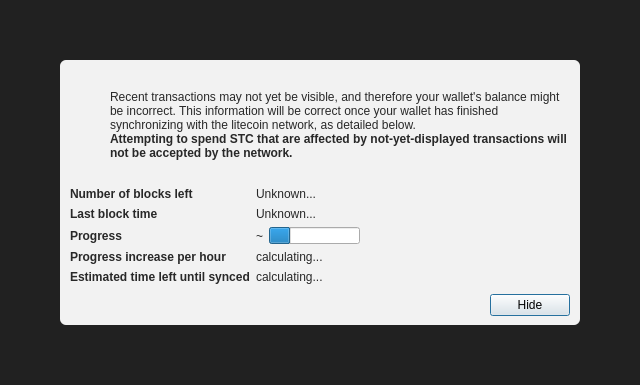
<?xml version="1.0" encoding="UTF-8"?>
<ui version="4.0">
 <class>ModalOverlay</class>
 <widget class="QWidget" name="ModalOverlay">
  <property name="geometry">
   <rect>
    <x>0</x>
    <y>0</y>
    <width>640</width>
    <height>385</height>
   </rect>
  </property>
  <property name="windowTitle">
   <string>Form</string>
  </property>
  <layout class="QVBoxLayout" name="verticalLayout" stretch="0">
   <property name="sizeConstraint">
    <enum>QLayout::SetDefaultConstraint</enum>
   </property>
   <property name="leftMargin">
    <number>0</number>
   </property>
   <property name="topMargin">
    <number>0</number>
   </property>
   <property name="rightMargin">
    <number>0</number>
   </property>
   <property name="bottomMargin">
    <number>0</number>
   </property>
   <item>
    <widget class="QWidget" name="bgWidget" native="true">
     <property name="styleSheet">
      <string notr="true">#bgWidget { background: rgba(0,0,0,220); }</string>
     </property>
     <layout class="QVBoxLayout" name="verticalLayoutMain" stretch="1">
      <property name="leftMargin">
       <number>60</number>
      </property>
      <property name="topMargin">
       <number>60</number>
      </property>
      <property name="rightMargin">
       <number>60</number>
      </property>
      <property name="bottomMargin">
       <number>60</number>
      </property>
      <item>
       <widget class="QWidget" name="contentWidget" native="true">
        <property name="styleSheet">
         <string notr="true">#contentWidget { background: rgba(255,255,255,240); border-radius: 6px; }

QLabel { color: rgb(40,40,40);  }</string>
        </property>
        <layout class="QVBoxLayout" name="verticalLayoutSub" stretch="1,0,0,0">
         <property name="spacing">
          <number>0</number>
         </property>
         <property name="leftMargin">
          <number>10</number>
         </property>
         <property name="topMargin">
          <number>10</number>
         </property>
         <property name="rightMargin">
          <number>10</number>
         </property>
         <property name="bottomMargin">
          <number>10</number>
         </property>
         <item>
          <layout class="QHBoxLayout" name="horizontalLayoutIconText" stretch="0,1">
           <property name="topMargin">
            <number>20</number>
           </property>
           <item>
            <layout class="QVBoxLayout" name="verticalLayoutIcon">
             <property name="leftMargin">
              <number>0</number>
             </property>
             <item>
              <widget class="QPushButton" name="warningIcon">
               <property name="enabled">
                <bool>false</bool>
               </property>
               <property name="text">
                <string/>
               </property>
               <property name="icon">
                <iconset>
                 <normaloff>:/icons/warning</normaloff>
                 <disabledoff>:/icons/warning</disabledoff>:/icons/warning</iconset>
               </property>
               <property name="iconSize">
                <size>
                 <width>48</width>
                 <height>48</height>
                </size>
               </property>
               <property name="flat">
                <bool>true</bool>
               </property>
              </widget>
             </item>
             <item>
              <spacer name="verticalSpacerWarningIcon">
               <property name="orientation">
                <enum>Qt::Vertical</enum>
               </property>
               <property name="sizeHint" stdset="0">
                <size>
                 <width>20</width>
                 <height>40</height>
                </size>
               </property>
              </spacer>
             </item>
            </layout>
           </item>
           <item>
            <layout class="QVBoxLayout" name="verticalLayoutInfoText">
             <property name="leftMargin">
              <number>0</number>
             </property>
             <property name="topMargin">
              <number>0</number>
             </property>
             <item>
              <widget class="QLabel" name="infoText">
               <property name="text">
                <string>Recent transactions may not yet be visible, and therefore your wallet's balance might be incorrect. This information will be correct once your wallet has finished synchronizing with the litecoin network, as detailed below.</string>
               </property>
               <property name="textFormat">
                <enum>Qt::RichText</enum>
               </property>
               <property name="wordWrap">
                <bool>true</bool>
               </property>
              </widget>
             </item>
             <item>
              <widget class="QLabel" name="infoTextStrong">
               <property name="font">
                <font>
                 <weight>75</weight>
                 <bold>true</bold>
                </font>
               </property>
               <property name="text">
                <string>Attempting to spend STC that are affected by not-yet-displayed transactions will not be accepted by the network.</string>
               </property>
               <property name="textFormat">
                <enum>Qt::RichText</enum>
               </property>
               <property name="wordWrap">
                <bool>true</bool>
               </property>
              </widget>
             </item>
             <item>
              <spacer name="verticalSpacerInTextSpace">
               <property name="orientation">
                <enum>Qt::Vertical</enum>
               </property>
               <property name="sizeHint" stdset="0">
                <size>
                 <width>20</width>
                 <height>40</height>
                </size>
               </property>
              </spacer>
             </item>
            </layout>
           </item>
          </layout>
         </item>
         <item>
          <spacer name="verticalSpacerAfterText">
           <property name="orientation">
            <enum>Qt::Vertical</enum>
           </property>
           <property name="sizeHint" stdset="0">
            <size>
             <width>20</width>
             <height>40</height>
            </size>
           </property>
          </spacer>
         </item>
         <item>
          <layout class="QFormLayout" name="formLayout">
           <property name="fieldGrowthPolicy">
            <enum>QFormLayout::FieldsStayAtSizeHint</enum>
           </property>
           <property name="horizontalSpacing">
            <number>6</number>
           </property>
           <property name="verticalSpacing">
            <number>6</number>
           </property>
           <property name="topMargin">
            <number>10</number>
           </property>
           <item row="0" column="0">
            <widget class="QLabel" name="labelNumberOfBlocksLeft">
             <property name="font">
              <font>
               <weight>75</weight>
               <bold>true</bold>
              </font>
             </property>
             <property name="text">
              <string>Number of blocks left</string>
             </property>
            </widget>
           </item>
           <item row="0" column="1">
            <widget class="QLabel" name="numberOfBlocksLeft">
             <property name="text">
              <string>Unknown...</string>
             </property>
            </widget>
           </item>
           <item row="1" column="0">
            <widget class="QLabel" name="labelLastBlockTime">
             <property name="font">
              <font>
               <weight>75</weight>
               <bold>true</bold>
              </font>
             </property>
             <property name="text">
              <string>Last block time</string>
             </property>
            </widget>
           </item>
           <item row="1" column="1">
            <widget class="QLabel" name="newestBlockDate">
             <property name="sizePolicy">
              <sizepolicy hsizetype="Maximum" vsizetype="Preferred">
               <horstretch>0</horstretch>
               <verstretch>0</verstretch>
              </sizepolicy>
             </property>
             <property name="text">
              <string>Unknown...</string>
             </property>
            </widget>
           </item>
           <item row="2" column="0">
            <widget class="QLabel" name="labelSyncDone">
             <property name="font">
              <font>
               <weight>75</weight>
               <bold>true</bold>
              </font>
             </property>
             <property name="text">
              <string>Progress</string>
             </property>
            </widget>
           </item>
           <item row="2" column="1">
            <layout class="QHBoxLayout" name="horizontalLayoutSync" stretch="0,1">
             <item>
              <widget class="QLabel" name="percentageProgress">
               <property name="text">
                <string notr="true">~</string>
               </property>
              </widget>
             </item>
             <item>
              <widget class="QProgressBar" name="progressBar">
               <property name="value">
                <number>24</number>
               </property>
               <property name="format">
                <string/>
               </property>
              </widget>
             </item>
            </layout>
           </item>
           <item row="4" column="0">
            <widget class="QLabel" name="labelProgressIncrease">
             <property name="font">
              <font>
               <weight>75</weight>
               <bold>true</bold>
              </font>
             </property>
             <property name="text">
              <string>Progress increase per hour</string>
             </property>
            </widget>
           </item>
           <item row="4" column="1">
            <widget class="QLabel" name="progressIncreasePerH">
             <property name="text">
              <string>calculating...</string>
             </property>
            </widget>
           </item>
           <item row="5" column="0">
            <widget class="QLabel" name="labelEstimatedTimeLeft">
             <property name="font">
              <font>
               <weight>75</weight>
               <bold>true</bold>
              </font>
             </property>
             <property name="text">
              <string>Estimated time left until synced</string>
             </property>
            </widget>
           </item>
           <item row="5" column="1">
            <widget class="QLabel" name="expectedTimeLeft">
             <property name="text">
              <string>calculating...</string>
             </property>
            </widget>
           </item>
          </layout>
         </item>
         <item>
          <layout class="QHBoxLayout" name="horizontalLayoutButtons">
           <property name="leftMargin">
            <number>10</number>
           </property>
           <property name="topMargin">
            <number>10</number>
           </property>
           <item>
            <spacer name="horizontalSpacer">
             <property name="orientation">
              <enum>Qt::Horizontal</enum>
             </property>
             <property name="sizeHint" stdset="0">
              <size>
               <width>40</width>
               <height>20</height>
              </size>
             </property>
            </spacer>
           </item>
           <item>
            <widget class="QPushButton" name="closeButton">
             <property name="text">
              <string>Hide</string>
             </property>
             <property name="shortcut">
              <string>Esc</string>
             </property>
             <property name="focusPolicy">
              <enum>Qt::StrongFocus</enum>
             </property>
             <property name="default">
              <bool>true</bool>
             </property>
            </widget>
           </item>
          </layout>
         </item>
        </layout>
       </widget>
      </item>
     </layout>
    </widget>
   </item>
  </layout>
 </widget>
 <resources/>
 <connections/>
</ui>
